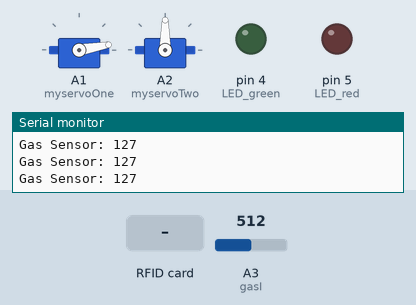
Recording of a sketch running on a simulated Arduino Uno, built with avr-gcc and run on an emulated ATmega328P. Parts: 2 × servo, output pins drawn as LEDs (lit = HIGH), the last lines printed to the serial monitor. The test bench sets the inputs (shaded band); at power-on: A3 (gasI) = 512. Pins used as bus, display or sensor lines are not drawn.

Above: at 1.2 s.
1.3 s: RFID card 5E 7A 19 C4 held to the reader
At 2.2 s:
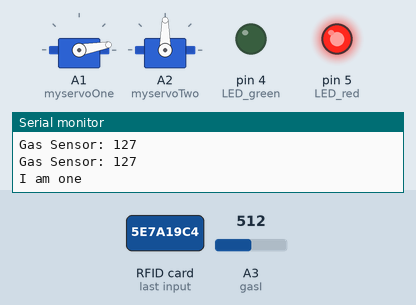
3.3 s: A3 (gasI) set to 10
5.6 s: A3 (gasI) set to 7
At 6.8 s:
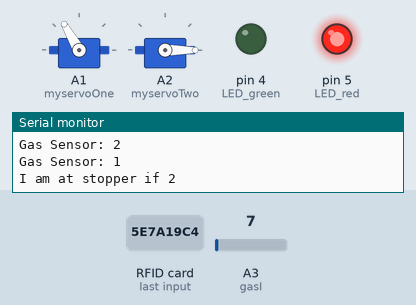
8.0 s: RFID card AF F8 FA 29 held to the reader
At 10.1 s:
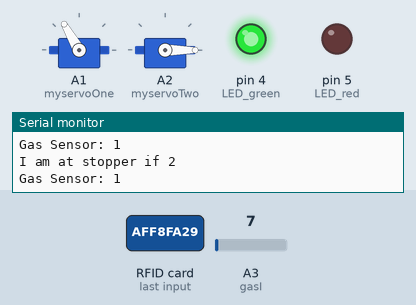
11.1 s: A3 (gasI) set to 122
At 13.4 s:
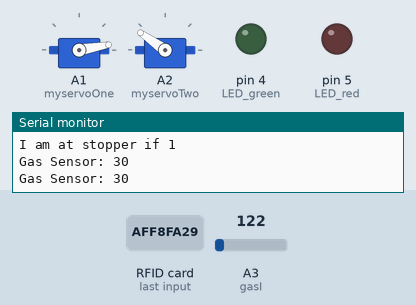
13.8 s: RFID card AF F8 FA 29 held to the reader
At 16.2 s:
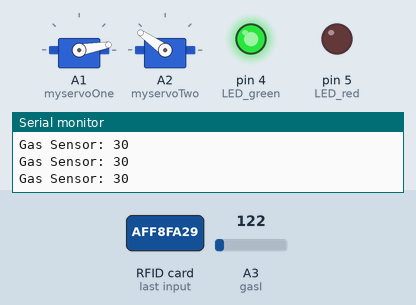
Timing chart, 0 to 17.9 s (numbered marks = the images above; inputs shaded):
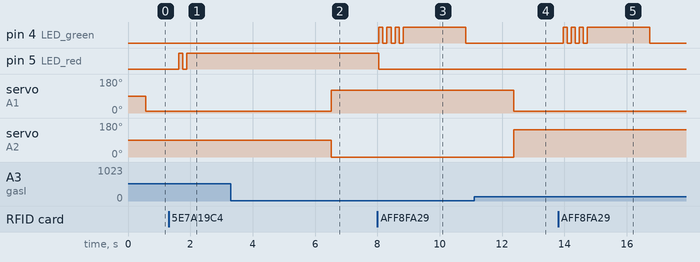

Measured:
- the behaviour switches between 9 and 8 on A3 (gasI) (found by bisection; images 1 and 2)
- after the input at 1.3 s, pin 5 (LED_red): LOW → HIGH after 0.33 s, → LOW 0.13 s later, → HIGH 0.13 s later
- after the input at 5.6 s, servo on A1 (myservoOne): 10° → 120° after 0.92 s; servo on A2 (myservoTwo): 90° → 0° after 0.92 s
- after the input at 8.0 s, pin 4 (LED_green): goes 3 × (HIGH 0.13 s, LOW 0.13 s), HIGH 2.0 s, then LOW, starting after 0.05 s; pin 5 (LED_red): HIGH → LOW after 0.05 s
- after the input at 11.1 s, servo on A1 (myservoOne): 120° → 10° after 1.3 s; servo on A2 (myservoTwo): 0° → 145° after 1.3 s
- after the input at 13.8 s, pin 4 (LED_green): goes 3 × (HIGH 0.13 s, LOW 0.13 s), HIGH 2.0 s, then LOW, starting after 0.16 s

The sketch:

homeSecuritySystem.ino
```cpp
//++++++++++++++++++++++++++++++++++++++++++++++//
// Home Security System Mistula|Recio 09/2023 //
//++++++++++++++++++++++++++++++++++++++++++++++//

//Libraries
#include <DHT22.h>
#include <DHT.h>
#include <DHT_U.h>
#include <BH1750.h>
#include <Wire.h>
#include <Servo.h>
#include <SPI.h>
#include <MFRC522.h>


//RFID Define
#define RST_PIN 9
#define SS_PIN 10
byte readCard[4];
String tag_UID = "AFF8FA29";
String tagID = "";
MFRC522 mfrc522(SS_PIN, RST_PIN);
#define LED_red 5
#define LED_green 4
#define btn_Reset 3
#define buzzer 2

int attempt = 1;
int attempt_bool = true;

//Gas Sensor
#define gasI A3


//SENSORS Define
#define waterI A0
#define pirI 8
#define waterI_power 7
#define DHTPIN 6
#define DHTTYPE DHT22
DHT dht(DHTPIN, DHTTYPE);


//PinSetup
Servo myservoOne;
Servo myservoTwo;

int stopperClose = 0;
int stopperOpen = 0;


void setup() {
  //RFID
  pinMode(LED_red, OUTPUT);    //WRONG RFID
  pinMode(LED_green, OUTPUT);  //RIGHT RFID
  Serial.begin(9600);
  SPI.begin();
  mfrc522.PCD_Init();

  //Servo Motor
  myservoOne.attach(A1);
  myservoTwo.attach(A2);

  //Water Sensor
  // pinMode(waterI_power, OUTPUT);
  // digitalWrite(waterI_power, LOW);
}

void loop() {
  //RFID CODE
  while (readID()) {
    if (tagID == tag_UID) {
      digitalWrite(LED_red, LOW);
      digitalWrite(LED_green, HIGH);
      delay(130);
      digitalWrite(LED_green, LOW);
      delay(130);
      digitalWrite(LED_green, HIGH);
      delay(130);
      digitalWrite(LED_green, LOW);
      delay(130);
      digitalWrite(LED_green, HIGH);
      delay(130);
      digitalWrite(LED_green, LOW);
      delay(130);
      digitalWrite(LED_green, HIGH);
      delay(2000);
      digitalWrite(LED_green, LOW);
      attempt = 1;

    } else if (tagID != tag_UID) {
      digitalWrite(LED_green, LOW);

      if (attempt == 1) {
        digitalWrite(LED_red, HIGH);
        delay(130);
        digitalWrite(LED_red, LOW);
        delay(130);
        digitalWrite(LED_red, HIGH);
        Serial.println("I am one");
        delay(2000);
        attempt = attempt + 1;

      } else if (attempt == 2) {
        digitalWrite(LED_red, HIGH);
        delay(130);
        digitalWrite(LED_red, LOW);
        delay(130);
        digitalWrite(LED_red, HIGH);
        delay(130);
        digitalWrite(LED_red, LOW);
        delay(130);
        digitalWrite(LED_red, HIGH);
        delay(130);
        digitalWrite(LED_red, LOW);
        delay(130);
        digitalWrite(LED_red, HIGH);
        Serial.println("I am two");
        delay(2000);
        attempt = attempt + 1;
        attempt_bool = true;

      } else if (attempt == 3) {
        while (attempt_bool == true) {
          digitalWrite(LED_red, HIGH);
          delay(130);
          digitalWrite(LED_red, LOW);
          delay(130);

          Serial.println("I am three");
          //Reset Button
          int buttonState = digitalRead(btn_Reset);
          if (buttonState == 1) {
            attempt = 1;
            attempt_bool = false;
          } else {
          }
        }
      }
    }
  }

  //Gas Sensor Code
  unsigned int sensorVal = analogRead(gasI);
  unsigned int outputVal = map(sensorVal, 0, 1023, 0, 255);
  Serial.print("Gas Sensor: ");
  Serial.println(outputVal);
  delay(500);

  if (outputVal > 1) {
    myservoOne.write(10);
    myservoTwo.attach(A2);

    if (stopperClose == 1) {
      myservoTwo.write(145);
      stopperClose = 0;
      Serial.println("I am at stopper if 1");

      }
    else {
      myservoTwo.detach();
      }
    stopperOpen = 1;

  }
  else {
    myservoTwo.attach(A2);
    if (stopperOpen == 1) {
      myservoTwo.write(0);
      stopperOpen = 0;
      Serial.println("I am at stopper if 2");
      }
    else {
      myservoTwo.detach();
      }
    myservoOne.write(120);

    delay(500);
    stopperClose = 1;
    myservoTwo.detach();
  }
}

//read for ID
boolean readID() {
  //Check if a new tag is detected or not. If not return.
  if (!mfrc522.PICC_IsNewCardPresent()) {
    return false;
  }
  //Check if a new tag is readable or not. If not return.
  if (!mfrc522.PICC_ReadCardSerial()) {
    return false;
  }
  tagID = "";
  // Read the 4 byte UID
  for (uint8_t i = 0; i < 4; i++) {
    //readCard[i] = mfrc522.uid.uidByte[i];
    tagID.concat(String(mfrc522.uid.uidByte[i], HEX));  // Convert the UID to a single String
  }
  tagID.toUpperCase();
  mfrc522.PICC_HaltA();  // Stop reading
  return true;
}
```
